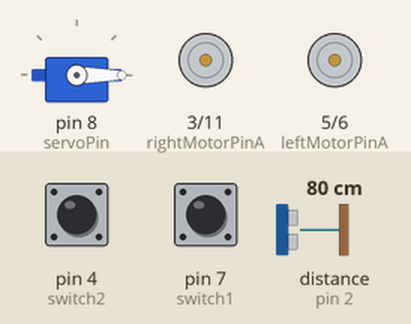
The sketch below on a simulated Arduino Uno, built with avr-gcc and run on an emulated ATmega328P. Parts: servo, motor-driver pin pairs drawn as motors (green arrow = first pin HIGH = forward, orange = second pin HIGH = backward, longer = more drive). Inputs (shaded band) come from the test bench; at power-on: distance to the obstacle (sensor on pin 2) 80 cm, pin 4 (switch2) HIGH, pin 7 (switch1) HIGH. The echo pulse lasts 58.3 µs per cm.

Above: at 1.3 s.
1.4 s: distance to the obstacle (sensor on pin 2) set to 22 cm
4.9 s: distance to the obstacle (sensor on pin 2) set to 18 cm
At 6.4 s:
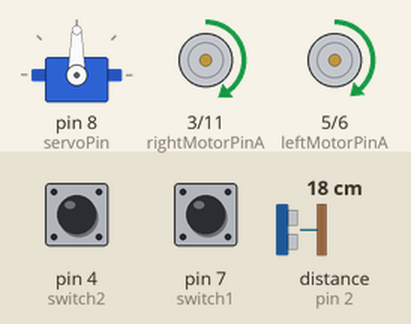
6.7 s: pin 4 (switch2) pulled LOW for 0.2 s
At 9.0 s:
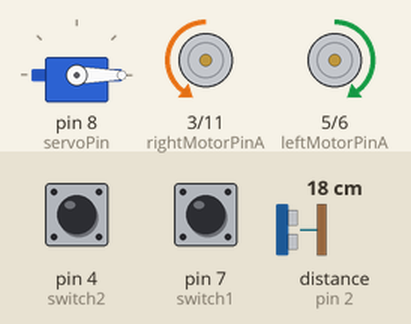
10.7 s: pin 4 (switch2) pulled LOW for 1 s
At 11.7 s:
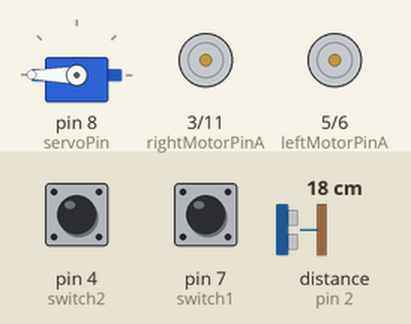
14.6 s: pin 4 (switch2) pulled LOW for 3.2 s
At 19.9 s:
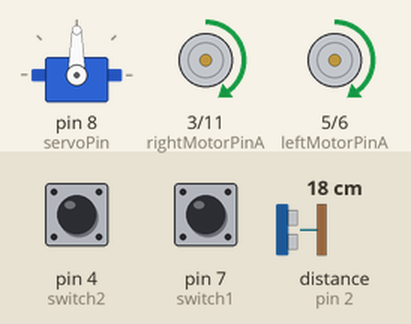
Timing chart, 0 to 21.4 s (numbered marks = the images above; inputs shaded):
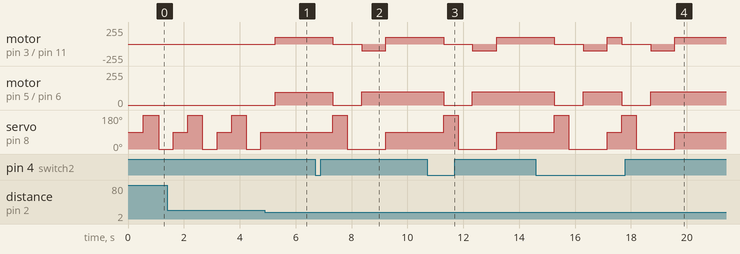

Measured:
- the behaviour switches between 20 and 19 cm on distance to the obstacle (sensor on pin 2) (found by bisection; images 0 and 1)
- after the input at 4.9 s, motor on pin 3 (rightMotorPinA) / pin 11 (rightMotorPinB): stopped → forward 100/255 after 0.36 s; motor on pin 5 (leftMotorPinA) / pin 6 (leftMotorPinB): stopped → forward 95/255 after 0.36 s; servo on pin 8 (servoPin): stays 90° (without the input it goes to 180° after 0.36 s)
- after the input at 6.7 s, motor on pin 3 (rightMotorPinA) / pin 11 (rightMotorPinB): forward 100/255 → stopped after 0.63 s, → backward 100/255 1.0 s later, → forward 100/255 0.86 s later; motor on pin 5 (leftMotorPinA) / pin 6 (leftMotorPinB): forward 95/255 → stopped after 0.63 s, → forward 100/255 1.0 s later
- after the input at 10.7 s, motor on pin 3 (rightMotorPinA) / pin 11 (rightMotorPinB): forward 100/255 → stopped after 0.59 s, → backward 100/255 1.0 s later, → forward 100/255 0.86 s later; motor on pin 5 (leftMotorPinA) / pin 6 (leftMotorPinB): forward 100/255 → stopped after 0.59 s, → forward 100/255 1.0 s later

The sketch:

xmr.ino
```cpp
#include "pinConfig.h"
#include "motors.h"
#include "sysConfig.h"
#include <Servo.h>
#include <NewPing.h>
#include "modeSelector.h"
#include "bluetooth.h"
#include "avoid.h"

Servo servo;
NewPing sonar(triggerPin, echoPin, maxDistance);

void setup() {
  setupMotors();
  setupModeSelector();
  servo.attach(servoPin);
 // Serial.begin(9600);
  setupBLT();
  setupAvoid();
}


void loop() {
  switch(getMode()){
    case bluetooth:       loopBLT();  break;
    case hardwareTest:    loopTest();  break;
    case obstacleAvoid:   loopAvoid(AVOID); break;
    case obstacleFollow:  loopAvoid(FOLLOW); break;
  }
}

void loopTest(){
    static int i = 2;
    static int inc = 1;
    drive(255);
    if ((i <= 1) || (i >= 179)){
      inc *= -1;
    }
    i += inc;
    servo.write(i);
    Serial.println(sonar.ping_cm());
    delay(5);
    stop();
}
```

avoid.cpp
```cpp
#include <NewPing.h>
#include <Servo.h>
#include "avoid.h"
#include "pinConfig.h"
#include "sysConfig.h"
#include "motors.h"

#define GO_FRONT  0
#define GO_LEFT   1
#define GO_RIGHT  2
#define TURN      3
#define NOTHING   4

extern NewPing sonar;
extern Servo servo;

void setupAvoid(){
  servo.write(lookFront);
}

//angle -> the direction where the servo should point at
//return value: the average distance after several (nrReads) readings of the ultrasonic
int getDistance(int angle){
    servo.write(angle); // turn the servo
    delay(500);         // wait for servo to get in the desired position.
    long dist=0;
    int i,disti;
    for(i = 0; i < nrReads; i++){
      disti = sonar.ping_cm();            //read value
      disti = (disti == 0) ? 100 : disti; //if 0 (got not response) the distance is assumed as far-away
      dist += disti;                      //add to sum
    }
    return dist / nrReads;                //return average
}

int decision;
//returns true if there is something in a certain direction, compares with minDist
bool isBlocked(int lookingDirection){
  return getDistance(lookingDirection)<minDist;
}
//given the direction and the strategy used returns if the bot should go a certain direction or not
bool shouldGo(int direction, int strategy){
  return (!isBlocked(direction) != !(strategy != AVOID));
}
//returns the decision (turn, go forward, do nothing etc) based on the employed strategy and sensor readings
int getDecision(int strategy){
  int decision = NOTHING;
  if(shouldGo(lookFront, strategy)){
      stop();
      if(shouldGo(lookLeft, strategy)){

        if(shouldGo(lookRight, strategy)){
          if (strategy == AVOID){
            decision = TURN;
          }
          else{
            decision = NOTHING;
          }
        }
        else{
          decision = GO_RIGHT;
        }
    }
    else{
      decision = GO_LEFT;
    }
  }
  else{
    decision =  GO_FRONT;
  }
  return (decision);
}

void loopAvoid(int strategy){
  decision = getDecision(strategy); // get the decision

  switch (decision){
    case GO_RIGHT:
              turn(avoidSpeed,turnDelay);
            break;
    case GO_LEFT:
              turn(-avoidSpeed,turnDelay);
            break;
    case TURN:
              turn(avoidSpeed,turnDelay*2);
            break;
    case NOTHING:
              stop();
            break;
  }
  if (strategy == FOLLOW && decision == NOTHING){ //if following and nothing is seen it should wait
    stop();
  }
  else{
    drive(avoidSpeed);
  };
}
```

avoid.h
```cpp
#pragma once

#define FOLLOW  1
#define AVOID   0

void loopAvoid(int);
int getDistance(int angle);
void setupAvoid();
```

bluetooth.cpp
```cpp
#include <SoftwareSerial.h>
#include "pinConfig.h"
#include "bluetooth.h"
#include "motors.h"
#include "sysConfig.h"

char data = 0, lastData = '.';            //Variable for storing received data
SoftwareSerial BLT(serialRX,serialTX); //to TX, to RX
int speed = 100;

void setupBLT()
{
    BLT.begin(9600);
}
void loopBLT()
{
   if(BLT.available() > 0)      // Send data only when you receive data:
   {
      data = BLT.read();        //Read the incoming data & store into data
      if(data!=lastData){
        lastData=data;
        switch(lastData){
          case 'F': drive(speed); break; //go forward
          case 'B': drive(-speed); break; //backward
          case 'L': turn(-speed); break; //left
          case 'R': turn(speed); break; //right
          case 'G': go(speed/2,speed); break; //forward left
          case 'I': go(speed,speed/2); break; //forward right
          case 'H': go(-speed/2,-speed); break; //back left
          case 'J': go(-speed, -speed/2); break; //back right
          case 'S': stop(); break; //stop
          case 'D': stop(); break; //stop all
          case 'V': digitalWrite(buzzerPin,HIGH); break;
          case 'v': digitalWrite(buzzerPin,LOW); break;
          default: if(lastData>='0' && lastData <='9'){
                        speed=map(lastData-'0',0,9,minSpeed,maxSpeed);
                    }
                   break;

        }
      }
   }
}
```

bluetooth.h
```cpp
#pragma once

void setupBLT(); //setup the bluetooth mode
void loopBLT(); //the method to be run in loop
```

modeSelector.cpp
```cpp
#include "modeSelector.h"
#include "pinConfig.h"
#include <Arduino.h>

void setupModeSelector(){
  pinMode(switch1, INPUT_PULLUP);
  pinMode(switch2, INPUT_PULLUP);
}

mode_t  getMode(){
  char num = digitalRead(switch1) << 1 | digitalRead(switch2);
  switch (num){
    case 0 : return hardwareTest;
    case 1 : return bluetooth;
    case 2 : return obstacleAvoid;
    case 3 : return obstacleFollow;
  }
  return 0;
}
```

modeSelector.h
```cpp
#pragma once

typedef enum mode_e{
  bluetooth,
  hardwareTest,
  obstacleAvoid,
  obstacleFollow
} mode_t;

void    setupModeSelector();
mode_t  getMode();
```

motors.cpp
```cpp
#include "pinConfig.h"
#include <Arduino.h>
#include "motors.h"
#include "sysConfig.h"

void setupMotors(){
  pinMode(leftMotorPinA, OUTPUT);
  pinMode(leftMotorPinB, OUTPUT);
  pinMode(rightMotorPinA, OUTPUT);
  pinMode(rightMotorPinB, OUTPUT);
  stop();
}

//applies speeds to motors
void go(int speedLeft, int speedRight){
    if (speedLeft > 0) {
      analogWrite(leftMotorPinA, speedLeft);
      analogWrite(leftMotorPinB, 0);
    }
    else {
      analogWrite(leftMotorPinA, 0);
      analogWrite(leftMotorPinB, -speedLeft);
    }

    if (speedRight > 0) {
      analogWrite(rightMotorPinA, speedRight);
      analogWrite(rightMotorPinB, 0);
    }else {
      analogWrite(rightMotorPinA, 0);
      analogWrite(rightMotorPinB, -speedRight);
    }
}

//drives in a straightline with a specified speed
//TODO if the robot is not going straight, adjust here
void drive(int speed){
  go(speed - constCompensate, speed);//TODO compensate
}

void turn(int speed){
  go(speed, -speed);
}

void turn(int speed, int delayed){
  turn(speed);
  delay(delayed);
  stop();
}

//stops motors
void stop(){
  go(0, 0);
}
```

motors.h
```cpp
#pragma once


void setupMotors();
//applies speeds to motors
void go(int speedLeft, int speedRight);


//drives in a straightline with a specified speed
//TODO if the robot is not going straight, adjust here
void drive(int speed);

void turn(int speed);
void turn(int speed, int delayed);
//stops motors
void stop();
```

pinConfig.h
```cpp
#pragma once
#include <Arduino.h>
//this file holds all pin declarations
const int leftMotorPinA = 5;
const int leftMotorPinB = 6;
const int rightMotorPinA = 3;
const int rightMotorPinB = 11;

const int servoPin = 8;

const int triggerPin = 12;
const int echoPin = 2;

const int switch1 = 7;
const int switch2 = 4;
const int serialRX = A4;
const int serialTX = A5;

const int buzzerPin = A3;
```

sysConfig.h
```cpp
#pragma once
//this file holds all configuration constants
const int maxDistance = 100;  //max distance of an object
const int maxSpeed = 255;     //maximum speed of the car
const int minSpeed = 50;      //minimum speed of the car
const int avoidSpeed = 100;   //the speed used in avoid strategies
const int constCompensate = 5;//compensation for motor speeds
const int lookLeft = 180;     //value for servo to turn left
const int lookRight = 0;      //value for servo to turn right
const int lookFront = 90;     //value for servo to look front
const int minDist = 20;       //threshold for object detection
const int turnDelay = 430;    //delay for turning at ~90 deg
const int nrReads = 10;       //nr of reads of the ultrasonic sensor
```
